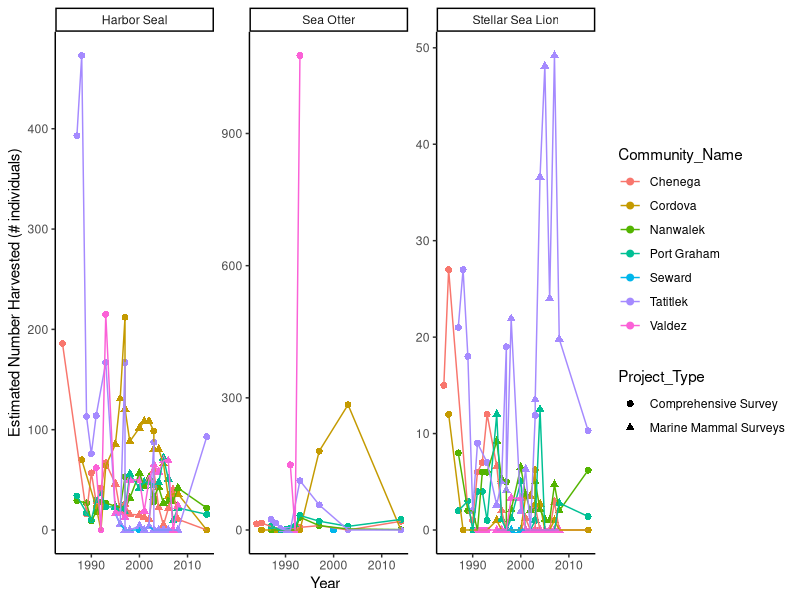
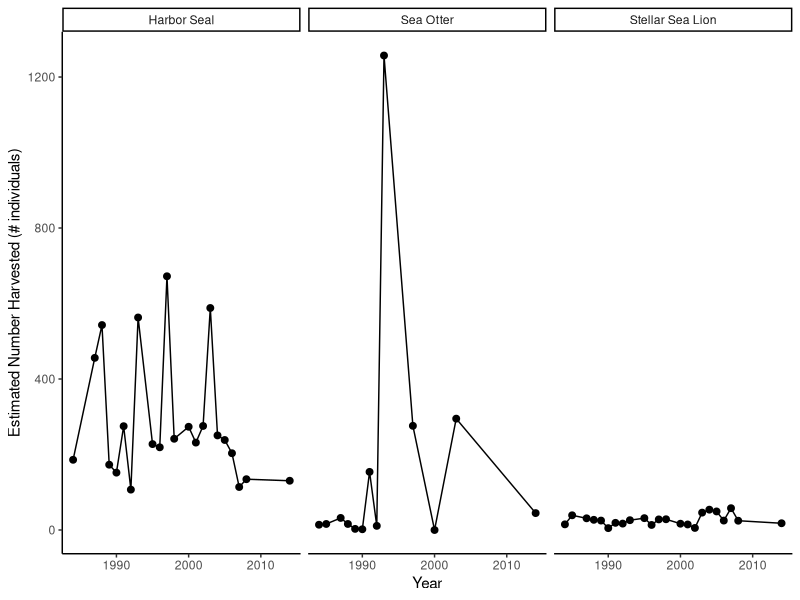
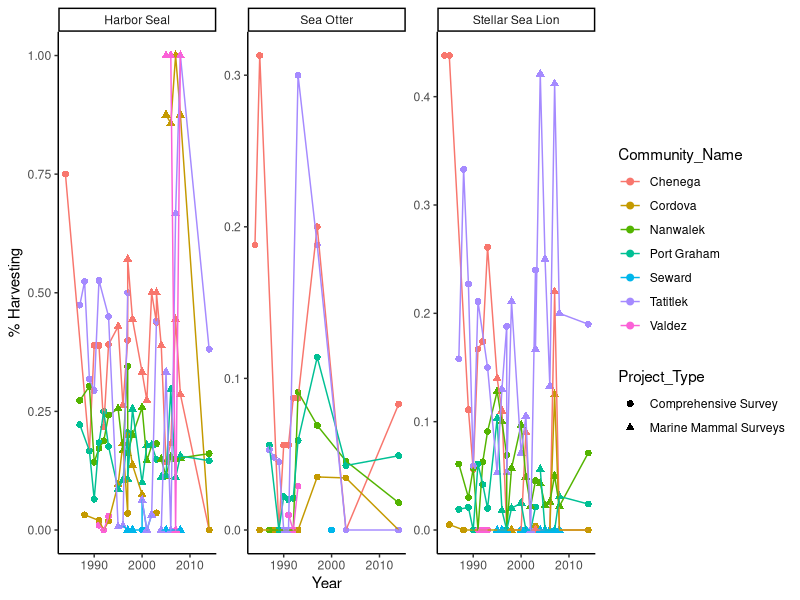
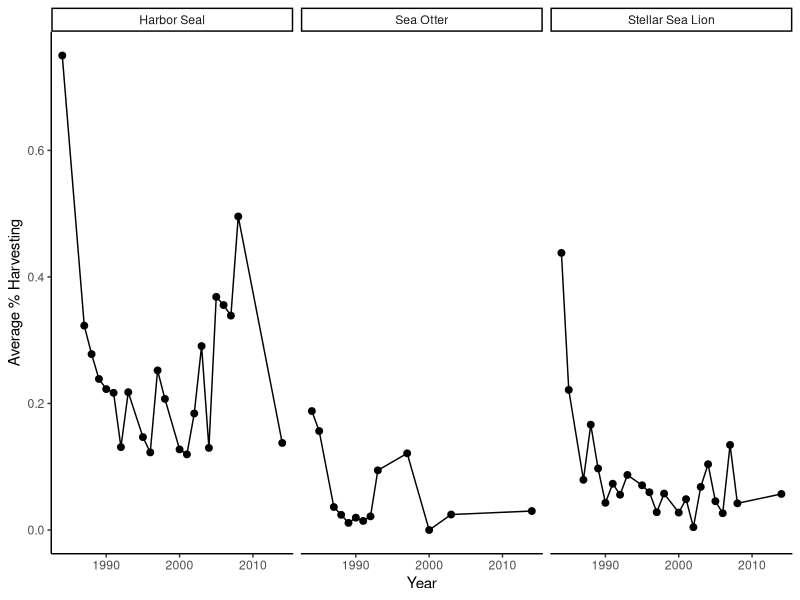
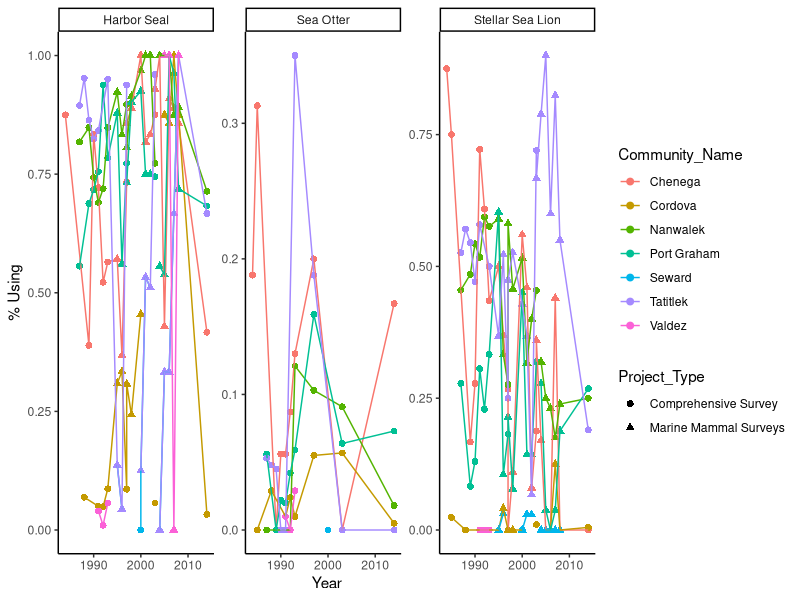
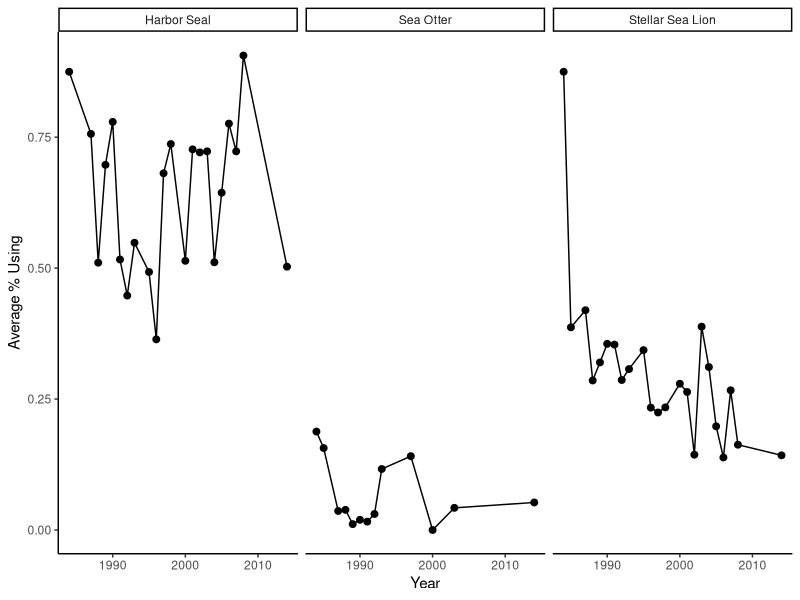
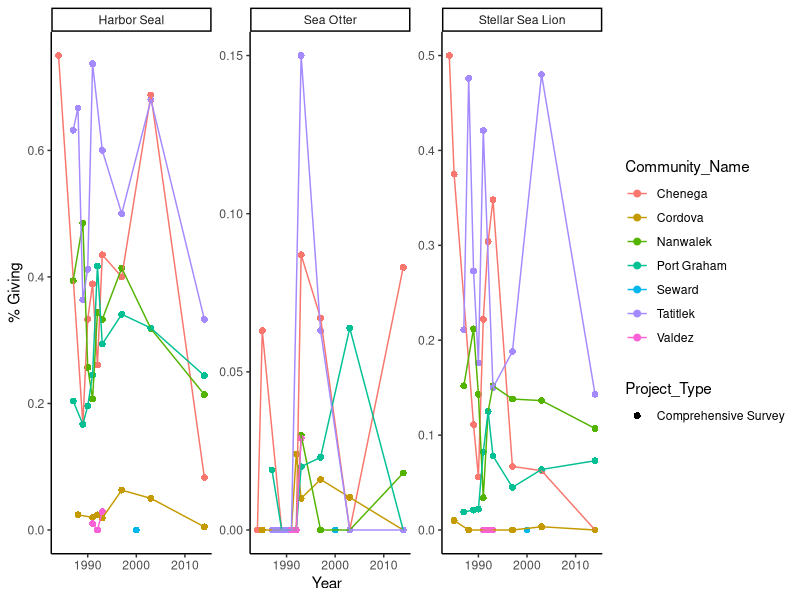
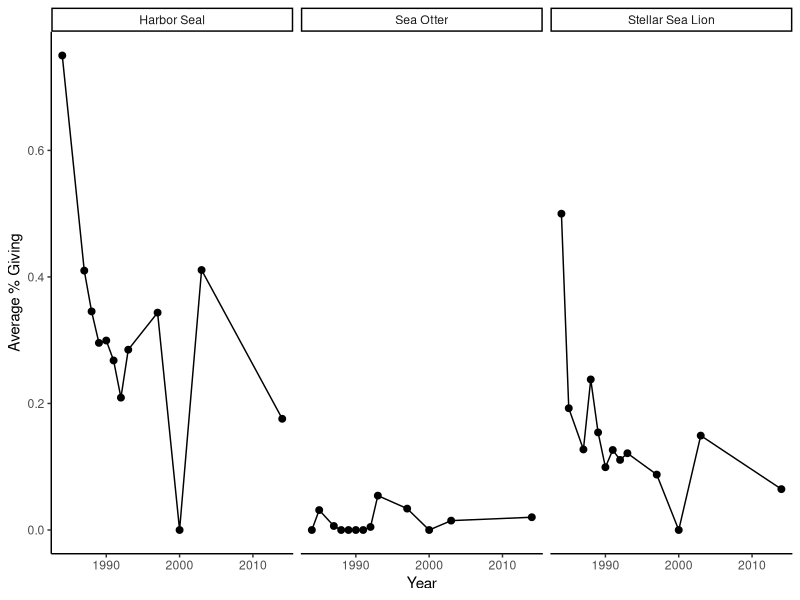

Here is the R script that generated these plots, in order: (Note: this script raises an error after producing the figures.)
##Plotting Figures 

library(tidyverse)
library(ggplot2)

mm_df <- read.csv("code/Marine_Mammals_RC/marine_mammal_harvest_data_all.csv")

##For now focus on harbor seal, stellar sea lion, sea otter
mm_df <- mm_df %>%
  filter(Taxa_lvl5 %in% c("Harbor Seal", "Stellar Sea Lion", "Sea Otter"))

##Estimated total number taken (this has values from both comprehensive and marine mammal surveys)
ggplot(mm_df, aes(x = Study_Year, y = Estimated_Amount_Harvested, color = Community_Name, group = Community_Name)) +
  geom_point(aes(shape = Project_Type), size = 2) +
  geom_line() +
  theme_classic() +
  xlab("Year") +
  ylab("Estimated Number Harvested (# individuals)") +
  facet_wrap(~Taxa_lvl5, scale = "free")

mm_df %>%
  group_by(Taxa_lvl5, Study_Year) %>%
  summarise_at(vars(Estimated_Amount_Harvested), list(Estimated_Amount_Harvested = sum)) %>%
  ggplot(aes(x = Study_Year, y = Estimated_Amount_Harvested, group = Taxa_lvl5)) +
  geom_point(size = 2) +
  geom_line() +
  theme_classic() +
  xlab("Year") +
  ylab("Estimated Number Harvested (# individuals)") +
  facet_wrap(~Taxa_lvl5)


##Percent Harvesting
ggplot(mm_df, aes(x = Study_Year, y = Percent_Harvesting, color = Community_Name, group = Community_Name)) +
  geom_point(aes(shape = Project_Type), size = 2) +
  geom_line() +
  theme_classic() +
  xlab("Year") +
  ylab("% Harvesting") +
  facet_wrap(~Taxa_lvl5, scale = "free")

mm_df %>%
  group_by(Taxa_lvl5, Study_Year) %>%
  filter(!is.na(Percent_Harvesting)) %>%
  summarise_at(vars(Percent_Harvesting), list(Percent_Harvesting_mean = mean, Percent_Harvesting_sd = sd)) %>%
  ggplot(aes(x = Study_Year, y = Percent_Harvesting_mean, group = Taxa_lvl5)) +
  geom_point(size = 2) +
 # geom_errorbar(aes(ymin = Percent_Harvesting_mean - Percent_Harvesting_sd, ymax = Percent_Harvesting_mean + Percent_Harvesting_sd)) +
  geom_line() +
  theme_classic() +
  xlab("Year") +
  ylab("Average % Harvesting") +
  facet_wrap(~Taxa_lvl5)

##Percent Using
ggplot(mm_df, aes(x = Study_Year, y = Percent_Using, color = Community_Name, group = Community_Name)) +
  geom_point(aes(shape = Project_Type), size = 2) +
  geom_line() +
  theme_classic() +
  xlab("Year") +
  ylab("% Using") +
  facet_wrap(~Taxa_lvl5, scale = "free")

mm_df %>%
  group_by(Taxa_lvl5, Study_Year) %>%
  filter(!is.na(Percent_Using)) %>%
  summarise_at(vars(Percent_Using), list(Percent_Using_mean = mean, Percent_Using_sd = sd)) %>%
  ggplot(aes(x = Study_Year, y = Percent_Using_mean, group = Taxa_lvl5)) +
  geom_point(size = 2) +
  # geom_errorbar(aes(ymin = Percent_Using_mean - Percent_Using_sd, ymax = Percent_Using_mean + Percent_Using_sd)) +
  geom_line() +
  theme_classic() +
  xlab("Year") +
  ylab("Average % Using") +
  facet_wrap(~Taxa_lvl5)


##Percent Using
mm_df %>%
  filter(Project_Type != "Marine Mammal Surveys") %>%
  ggplot(aes(x = Study_Year, y = Percent_Giving, color = Community_Name, group = Community_Name)) +
  geom_point(aes(shape = Project_Type), size = 2) +
  geom_line() +
  theme_classic() +
  xlab("Year") +
  ylab("% Giving") +
  facet_wrap(~Taxa_lvl5, scale = "free")

mm_df %>%
  group_by(Taxa_lvl5, Study_Year) %>%
  filter(!is.na(Percent_Giving)) %>%
  summarise_at(vars(Percent_Giving), list(Percent_Giving_mean = mean, Percent_Giving_sd = sd)) %>%
  ggplot(aes(x = Study_Year, y = Percent_Giving_mean, group = Taxa_lvl5)) +
  geom_point(size = 2) +
  # geom_errorbar(aes(ymin = Percent_Giving_mean - Percent_Giving_sd, ymax = Percent_Giving_mean + Percent_Giving_sd)) +
  geom_line() +
  theme_classic() +
  xlab("Year") +
  ylab("Average % Giving") +
  facet_wrap(~Taxa_lvl5)


##Percent Receiving
mm_df %>%
  filter(Project_Type != "Marine Mammal Surveys") %>%
  ggplot(aes(x = Study_Year, y = Percent_Receiving, color = Community_Name, group = Community_Name)) +
  geom_point(aes(shape = Project_Type), size = 2) +
  geom_line() +
  theme_classic() +
  xlab("Year") +
  ylab("% Receiving") +
  facet_wrap(~Taxa_lvl5, scale = "free")

mm_df %>%
  group_by(Taxa_lvl5, Study_Year) %>%
  filter(!is.na(Percent_Receiving)) %>%
  summarise_at(vars(Percent_Receiving), list(Percent_Receiving_mean = mean, Percent_Receiving_sd = sd)) %>%
  ggplot(aes(x = Study_Year, y = Percent_Receiving_mean, group = Taxa_lvl5)) +
  geom_point(size = 2) +
  # geom_errorbar(aes(ymin = Percent_Receiving_mean - Percent_Receiving_sd, ymax = Percent_Receiving_mean + Percent_Receiving_sd)) +
  geom_line() +
  theme_classic() +
  xlab("Year") +
  ylab("Average % Giving") +
  facet_wrap(~Taxa_lvl5)


##HARBOUR SEAL ---------------------
mm_df_hs <- mm_df %>%
  filter(Taxa_lvl5 == "Harbor Seal")
##Estimated total number taken (this has values from both comprehensive and marine mammal surveys)
mm_df_hs %>%
  filter(!is.na(Estimated_Amount_Harvested)) %>% 
  ggplot(aes(x = Study_Year, y = Estimated_Amount_Harvested, color = Community_Name, group = Community_Name)) +
  geom_point(aes(shape = Project_Type), size = 2) +
  geom_line() +
  theme_classic() +
  xlab("Year") +
  ylab("Estimated Number Harvested (# individuals)") +
  facet_wrap(~Community_Name, scale = "free")

mm_df_hs %>%
  group_by(Taxa_lvl5, Study_Year) %>%
  summarise_at(vars(Estimated_Amount_Harvested), list(Estimated_Amount_Harvested = sum)) %>%
  ggplot(aes(x = Study_Year, y = Estimated_Amount_Harvested, group = Taxa_lvl5)) +
  geom_point(size = 2) +
  geom_line() +
  theme_classic() +
  xlab("Year") +
  ylab("Estimated Number Harvested (# individuals)") +
  facet_wrap(~Taxa_lvl5)


##Percent Harvesting
df1 <- mm_df_hs %>%
  filter(!is.na(Percent_Harvesting))
df2 <- mm_df_hs %>%
  filter(!is.na(Percent_Using))
df3 <- mm_df_hs %>%
  filter(!is.na(Percent_Receiving))
df4 <- mm_df_hs %>%
  filter(!is.na(Percent_Giving))

ggplot()+
  geom_line(data = df1, aes(x = Study_Year, y = Percent_Harvesting, group = Taxa_lvl5, color = "% Harvesting")) +
  geom_point(data = df1,aes(x = Study_Year, y = Percent_Harvesting, group = Taxa_lvl5, color = "% Harvesting"), size = 2) +
  geom_line(data = df2,aes(x = Study_Year, y = Percent_Using, group = Taxa_lvl5, color = "% Using")) +
  geom_point(data = df2,aes(x = Study_Year, y = Percent_Using, group = Taxa_lvl5, color = "% Using"), size = 2) +
  geom_line(data = df3, aes(x = Study_Year, y = Percent_Receiving, group = Taxa_lvl5, color = "% Receiving")) +
  geom_point(data = df3,aes(x = Study_Year, y = Percent_Receiving, group = Taxa_lvl5, color = "% Receiving"), size = 2) +
  geom_line(data = df4,aes(x = Study_Year, y = Percent_Giving, group = Taxa_lvl5, color = "% Giving")) +
  geom_point(data = df4,aes(x = Study_Year, y = Percent_Giving, group = Taxa_lvl5, color = "% Giving"),size = 2) +
  scale_color_manual(values = c("% Harvesting" = "darkred", "% Using" = "darkblue", "% Receiving" = "darkgreen", "% Giving" = "orange"), name = "Harvesting Type") +
  scale_x_continuous(breaks = seq(min(mm_df_hs_summary1$Study_Year), max(mm_df_hs_summary1$Study_Year), by = 2))  +
  theme_classic() +
  xlab("Year") +
  ylab("%") +
  theme(axis.text.x = element_text(angle = 45, hjust = 1))+
  facet_wrap(~Community_Name)


##Average across all communities 
mm_df_hs_summary1 <- mm_df_hs %>%
  group_by(Taxa_lvl5, Study_Year) %>%
   filter(!is.na(Percent_Harvesting)) %>%
   filter(!is.na(Percent_Using)) %>%
  summarise_at(vars(Percent_Harvesting, Percent_Using), list(mean = mean, sd = sd))

mm_df_hs_summary2 <- mm_df_hs %>%
  group_by(Taxa_lvl5, Study_Year) %>%
  filter(!is.na(Percent_Giving)) %>%
  filter(!is.na(Percent_Receiving)) %>%
  summarise_at(vars(Percent_Giving, Percent_Receiving), list(mean = mean, sd = sd))

ggplot()+
    geom_line(data = mm_df_hs_summary1, aes(x = Study_Year, y = Percent_Harvesting_mean, group = Taxa_lvl5, color = "% Harvesting")) +
    geom_point(data = mm_df_hs_summary1,aes(x = Study_Year, y = Percent_Harvesting_mean, group = Taxa_lvl5, color = "% Harvesting"), size = 2) +
    geom_line(data = mm_df_hs_summary1,aes(x = Study_Year, y = Percent_Using_mean, group = Taxa_lvl5, color = "% Using")) +
    geom_point(data = mm_df_hs_summary1,aes(x = Study_Year, y = Percent_Using_mean, group = Taxa_lvl5, color = "% Using"), size = 2) +
    geom_line(data = mm_df_hs_summary2, aes(x = Study_Year, y = Percent_Receiving_mean, group = Taxa_lvl5, color = "% Receiving")) +
    geom_point(data = mm_df_hs_summary2,aes(x = Study_Year, y = Percent_Receiving_mean, group = Taxa_lvl5, color = "% Receiving"), size = 2) +
    geom_line(data = mm_df_hs_summary2,aes(x = Study_Year, y = Percent_Giving_mean, group = Taxa_lvl5, color = "% Giving")) +
    geom_point(data = mm_df_hs_summary2,aes(x = Study_Year, y = Percent_Giving_mean, group = Taxa_lvl5, color = "% Giving"),size = 2) +
    scale_color_manual(values = c("% Harvesting" = "darkred", "% Using" = "darkblue", "% Receiving" = "darkgreen", "% Giving" = "orange"), name = "Harvesting Type") +
  scale_x_continuous(breaks = seq(min(mm_df_hs_summary1$Study_Year), max(mm_df_hs_summary1$Study_Year), by = 2))  +
   theme_classic() +
  xlab("Year") +
  ylab("Average %") +
  facet_wrap(~Taxa_lvl5)


##SEA LION ---------------------
mm_df_hs <- mm_df %>%
  filter(Taxa_lvl5 == "Stellar Sea Lion")
##Estimated total number taken (this has values from both comprehensive and marine mammal surveys)
mm_df_hs %>%
  filter(!is.na(Estimated_Amount_Harvested)) %>% 
  ggplot(aes(x = Study_Year, y = Estimated_Amount_Harvested, color = Community_Name, group = Community_Name)) +
  geom_point(aes(shape = Project_Type), size = 2) +
  geom_line() +
  theme_classic() +
  xlab("Year") +
  ylab("Estimated Number Harvested (# individuals)") +
#  xlim(0, ymax) +
  facet_wrap(~Community_Name, scale = "free")

mm_df_hs %>%
  group_by(Taxa_lvl5, Study_Year) %>%
  summarise_at(vars(Estimated_Amount_Harvested), list(Estimated_Amount_Harvested = sum)) %>%
  ggplot(aes(x = Study_Year, y = Estimated_Amount_Harvested, group = Taxa_lvl5)) +
  geom_point(size = 2) +
  geom_line() +
  theme_classic() +
  xlab("Year") +
  ylab("Estimated Number Harvested (# individuals)") +
  facet_wrap(~Taxa_lvl5)


##Percent Harvesting
df1 <- mm_df_hs %>%
  filter(!is.na(Percent_Harvesting))
df2 <- mm_df_hs %>%
  filter(!is.na(Percent_Using))
df3 <- mm_df_hs %>%
  filter(!is.na(Percent_Receiving))
df4 <- mm_df_hs %>%
  filter(!is.na(Percent_Giving))

ggplot()+
  geom_line(data = df1, aes(x = Study_Year, y = Percent_Harvesting, group = Taxa_lvl5, color = "% Harvesting")) +
  geom_point(data = df1,aes(x = Study_Year, y = Percent_Harvesting, group = Taxa_lvl5, color = "% Harvesting"), size = 2) +
  geom_line(data = df2,aes(x = Study_Year, y = Percent_Using, group = Taxa_lvl5, color = "% Using")) +
  geom_point(data = df2,aes(x = Study_Year, y = Percent_Using, group = Taxa_lvl5, color = "% Using"), size = 2) +
  geom_line(data = df3, aes(x = Study_Year, y = Percent_Receiving, group = Taxa_lvl5, color = "% Receiving")) +
  geom_point(data = df3,aes(x = Study_Year, y = Percent_Receiving, group = Taxa_lvl5, color = "% Receiving"), size = 2) +
  geom_line(data = df4,aes(x = Study_Year, y = Percent_Giving, group = Taxa_lvl5, color = "% Giving")) +
  geom_point(data = df4,aes(x = Study_Year, y = Percent_Giving, group = Taxa_lvl5, color = "% Giving"),size = 2) +
  scale_color_manual(values = c("% Harvesting" = "darkred", "% Using" = "darkblue", "% Receiving" = "darkgreen", "% Giving" = "orange"), name = "Harvesting Type") +
  scale_x_continuous(breaks = seq(min(mm_df_hs_summary1$Study_Year), max(mm_df_hs_summary1$Study_Year), by = 2))  +
  theme_classic() +
  xlab("Year") +
  ylab("%") +
  theme(axis.text.x = element_text(angle = 45, hjust = 1))+
  facet_wrap(~Community_Name, scale = "free")


##Average across all communities 
mm_df_hs_summary1 <- mm_df_hs %>%
  group_by(Taxa_lvl5, Study_Year) %>%
  filter(!is.na(Percent_Harvesting)) %>%
  filter(!is.na(Percent_Using)) %>%
  summarise_at(vars(Percent_Harvesting, Percent_Using), list(mean = mean, sd = sd))

mm_df_hs_summary2 <- mm_df_hs %>%
  group_by(Taxa_lvl5, Study_Year) %>%
  filter(!is.na(Percent_Giving)) %>%
  filter(!is.na(Percent_Receiving)) %>%
  summarise_at(vars(Percent_Giving, Percent_Receiving), list(mean = mean, sd = sd))

ggplot()+
  geom_line(data = mm_df_hs_summary1, aes(x = Study_Year, y = Percent_Harvesting_mean, group = Taxa_lvl5, color = "% Harvesting")) +
  geom_point(data = mm_df_hs_summary1,aes(x = Study_Year, y = Percent_Harvesting_mean, group = Taxa_lvl5, color = "% Harvesting"), size = 2) +
  geom_line(data = mm_df_hs_summary1,aes(x = Study_Year, y = Percent_Using_mean, group = Taxa_lvl5, color = "% Using")) +
  geom_point(data = mm_df_hs_summary1,aes(x = Study_Year, y = Percent_Using_mean, group = Taxa_lvl5, color = "% Using"), size = 2) +
  geom_line(data = mm_df_hs_summary2, aes(x = Study_Year, y = Percent_Receiving_mean, group = Taxa_lvl5, color = "% Receiving")) +
  geom_point(data = mm_df_hs_summary2,aes(x = Study_Year, y = Percent_Receiving_mean, group = Taxa_lvl5, color = "% Receiving"), size = 2) +
  geom_line(data = mm_df_hs_summary2,aes(x = Study_Year, y = Percent_Giving_mean, group = Taxa_lvl5, color = "% Giving")) +
  geom_point(data = mm_df_hs_summary2,aes(x = Study_Year, y = Percent_Giving_mean, group = Taxa_lvl5, color = "% Giving"),size = 2) +
  scale_color_manual(values = c("% Harvesting" = "darkred", "% Using" = "darkblue", "% Receiving" = "darkgreen", "% Giving" = "orange"), name = "Harvesting Type") +
  scale_x_continuous(breaks = seq(min(mm_df_hs_summary1$Study_Year), max(mm_df_hs_summary1$Study_Year), by = 2))  +
  theme_classic() +
  xlab("Year") +
  ylab("Average %") +
  facet_wrap(~Taxa_lvl5)


##SEA OTTER ---------------------
mm_df_hs <- mm_df %>%
  filter(Taxa_lvl5 == "Sea Otter")
##Estimated total number taken (this has values from both comprehensive and marine mammal surveys)
mm_df_hs %>%
  filter(!is.na(Estimated_Amount_Harvested)) %>% 
  ggplot(aes(x = Study_Year, y = Estimated_Amount_Harvested, color = Community_Name, group = Community_Name)) +
  geom_point(aes(shape = Project_Type), size = 2) +
  geom_line() +
  theme_classic() +
  xlab("Year") +
  ylab("Estimated Number Harvested (# individuals)") +
  #  xlim(0, ymax) +
  facet_wrap(~Community_Name, scale = "free")

mm_df_hs %>%
  group_by(Taxa_lvl5, Study_Year) %>%
  summarise_at(vars(Estimated_Amount_Harvested), list(Estimated_Amount_Harvested = sum)) %>%
  ggplot(aes(x = Study_Year, y = Estimated_Amount_Harvested, group = Taxa_lvl5)) +
  geom_point(size = 2) +
  geom_line() +
  theme_classic() +
  xlab("Year") +
  ylab("Estimated Number Harvested (# individuals)") +
  facet_wrap(~Taxa_lvl5)


##Percent Harvesting
df1 <- mm_df_hs %>%
  filter(!is.na(Percent_Harvesting))
df2 <- mm_df_hs %>%
  filter(!is.na(Percent_Using))
df3 <- mm_df_hs %>%
  filter(!is.na(Percent_Receiving))
df4 <- mm_df_hs %>%
  filter(!is.na(Percent_Giving))

ggplot()+
  geom_line(data = df1, aes(x = Study_Year, y = Percent_Harvesting, group = Taxa_lvl5, color = "% Harvesting")) +
  geom_point(data = df1,aes(x = Study_Year, y = Percent_Harvesting, group = Taxa_lvl5, color = "% Harvesting"), size = 2) +
  geom_line(data = df2,aes(x = Study_Year, y = Percent_Using, group = Taxa_lvl5, color = "% Using")) +
  geom_point(data = df2,aes(x = Study_Year, y = Percent_Using, group = Taxa_lvl5, color = "% Using"), size = 2) +
  geom_line(data = df3, aes(x = Study_Year, y = Percent_Receiving, group = Taxa_lvl5, color = "% Receiving")) +
  geom_point(data = df3,aes(x = Study_Year, y = Percent_Receiving, group = Taxa_lvl5, color = "% Receiving"), size = 2) +
  geom_line(data = df4,aes(x = Study_Year, y = Percent_Giving, group = Taxa_lvl5, color = "% Giving")) +
  geom_point(data = df4,aes(x = Study_Year, y = Percent_Giving, group = Taxa_lvl5, color = "% Giving"),size = 2) +
  scale_color_manual(values = c("% Harvesting" = "darkred", "% Using" = "darkblue", "% Receiving" = "darkgreen", "% Giving" = "orange"), name = "Harvesting Type") +
  scale_x_continuous(breaks = seq(min(mm_df_hs_summary1$Study_Year), max(mm_df_hs_summary1$Study_Year), by = 2))  +
  theme_classic() +
  xlab("Year") +
  ylab("%") +
  theme(axis.text.x = element_text(angle = 45, hjust = 1))+
  facet_wrap(~Community_Name, scale = "free")


##Average across all communities 
mm_df_hs_summary1 <- mm_df_hs %>%
  group_by(Taxa_lvl5, Study_Year) %>%
  filter(!is.na(Percent_Harvesting)) %>%
  filter(!is.na(Percent_Using)) %>%
  summarise_at(vars(Percent_Harvesting, Percent_Using), list(mean = mean, sd = sd))

mm_df_hs_summary2 <- mm_df_hs %>%
  group_by(Taxa_lvl5, Study_Year) %>%
  filter(!is.na(Percent_Giving)) %>%
  filter(!is.na(Percent_Receiving)) %>%
  summarise_at(vars(Percent_Giving, Percent_Receiving), list(mean = mean, sd = sd))

ggplot()+
  geom_line(data = mm_df_hs_summary1, aes(x = Study_Year, y = Percent_Harvesting_mean, group = Taxa_lvl5, color = "% Harvesting")) +
  geom_point(data = mm_df_hs_summary1,aes(x = Study_Year, y = Percent_Harvesting_mean, group = Taxa_lvl5, color = "% Harvesting"), size = 2) +
  geom_line(data = mm_df_hs_summary1,aes(x = Study_Year, y = Percent_Using_mean, group = Taxa_lvl5, color = "% Using")) +
  geom_point(data = mm_df_hs_summary1,aes(x = Study_Year, y = Percent_Using_mean, group = Taxa_lvl5, color = "% Using"), size = 2) +
  geom_line(data = mm_df_hs_summary2, aes(x = Study_Year, y = Percent_Receiving_mean, group = Taxa_lvl5, color = "% Receiving")) +
  geom_point(data = mm_df_hs_summary2,aes(x = Study_Year, y = Percent_Receiving_mean, group = Taxa_lvl5, color = "% Receiving"), size = 2) +
  geom_line(data = mm_df_hs_summary2,aes(x = Study_Year, y = Percent_Giving_mean, group = Taxa_lvl5, color = "% Giving")) +
  geom_point(data = mm_df_hs_summary2,aes(x = Study_Year, y = Percent_Giving_mean, group = Taxa_lvl5, color = "% Giving"),size = 2) +
  scale_color_manual(values = c("% Harvesting" = "darkred", "% Using" = "darkblue", "% Receiving" = "darkgreen", "% Giving" = "orange"), name = "Harvesting Type") +
  scale_x_continuous(breaks = seq(min(mm_df_hs_summary1$Study_Year), max(mm_df_hs_summary1$Study_Year), by = 2))  +
  theme_classic() +
  xlab("Year") +
  ylab("Average %") +
  facet_wrap(~Taxa_lvl5)
